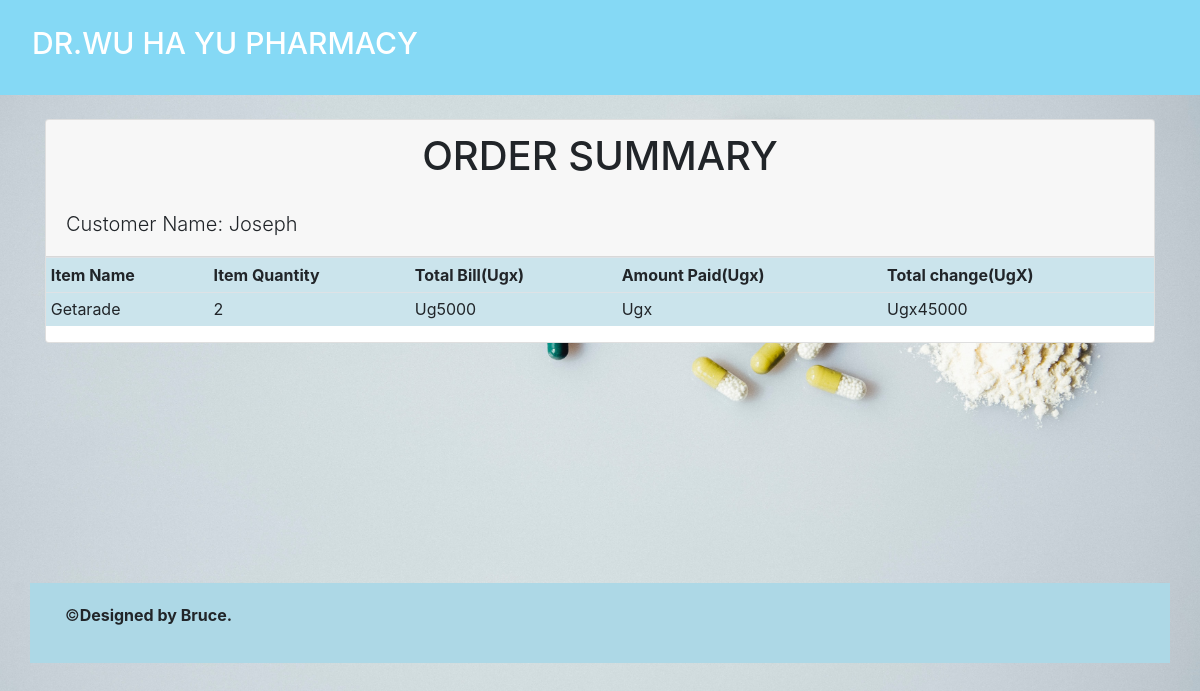
The app's page /receipt/6 with its own data.
### salesmanager/models.py (models this page shows, shortened)
class Sale(models.Model):
    item = models.ForeignKey(Product, on_delete = models.CASCADE)
    quantity = models.IntegerField(default = 0, null = False, blank = True)
    amount_recieved = models.IntegerField(default = 0, null = False, blank = True)
    issued_to = models.CharField(max_length = 50, null = True, blank = True)
    unit_price = models.IntegerField(default = 0, null = True, blank = True)
    def get_total(self):
        total = self.quantity * self.item.unit_price
        return int(total)
    def get_change(self):
        change = self.get_total() - self.amount_recieved
        return abs(int(change))

class Product(models.Model):
    category_name = models.ForeignKey(Category, on_delete = models.CASCADE, null = True, blank=True)
    item_name = models.CharField(max_length = 50, null = True, blank = True)
    total_quantity = models.IntegerField(default = 0, null = True, blank = True)
    issued_quantity =  models.IntegerField(default = 0, null = True, blank = True)
    received_quantity =  models.IntegerField(default = 0, null = True, blank = True)
    unit_price =  models.IntegerField(default = 0, null = True, blank = True)
    manufacturer =  models.CharField(max_length = 50, null = True, blank = True)
    brand =  models.CharField(max_length = 50, null = True, blank = True)
    def __str__(self):
        return self.item_name

### salesmanager/views.py (the view)
# urls.py: path('receipt/<int:receipt_id>', views.receipt_detail, name = 'receipt_detail'),
def receipt_detail(request, receipt_id):
    receipt = Sale.objects.get(id = receipt_id)
    return render(request, 'products/receipt_detail.html', {'receipt': receipt})

### templates/products/receipt_detail.html
{% extends 'products/base.html'%} {% block content%}
<br />
<div class="container">
  <div class="row">
    <div class="col-md-12">
      <div class="card">
        <div class="card-header">
          <h1 class="text-center">ORDER SUMMARY</h1><br>
          <h2 class="lead">Customer Name: {{receipt.issued_to | title}}</h2>
        </div>
        <div class="card-block">
          <div class="table-hover">
            <table class="table table-sm">
              <thead>
                <tr>
                  <td><strong>Item Name</strong></td>
                  <td class="text-xs-center"><strong>Item Quantity</strong></td>
                  <td class="text-xs-right"><strong>Total Bill(Ugx)</strong></td>
                  <td class="text-xs-right"><strong>Amount Paid(Ugx)</strong></td>
                  <td class="text-xs-right">
                    <strong>Total change(UgX)</strong>
                  </td>
                </tr>
              </thead>
              <tbody>
                <tr>
                  <td>{{receipt.item| title}}</td>
                  <td class="text-xs-center">{{receipt.quantity }}</td>
                  <td class="text-xs-center">Ug{{receipt.get_total | title}}</td>
                  <td class="text-xs-right">Ugx{{ receipt.amount_received }}</td>
                  <td class="text-xs-right">Ugx{{ receipt.get_change }}</td>
                </tr>
              </tbody>
            </table>
          </div>
        </div>
      </div>
    </div>
  </div>
</div>
<br><br><br><br><br><br><br><br><br><br>
{% endblock %}

### salesmanager/static/css/main.css (style rules this page uses)
html,body { position: relative; overflow-x: hidden; background: url('/static/images/img4.jpg'); backdrop-filter: blur(5px); width: 100% !important; height: 100vh; display: table; position: relative; background-position: center; background-attachment: scroll; -o-background-size: cover; -moz-background-size: cover; -webkit-background-size: cover; background-size: cover; background-repeat: no-repeat; opacity: 0px; }
body::before { background-color: hsl(0, 0%, 98%); font-family: 'Open Sans'; background: url('/static/images/img4.jpg'); }
.table { background-color: #cbe4ec; }

### records on screen
Sale: issued_to "Joseph", item "Getarade", quantity "2", get_total "5000", get_change "45000"
